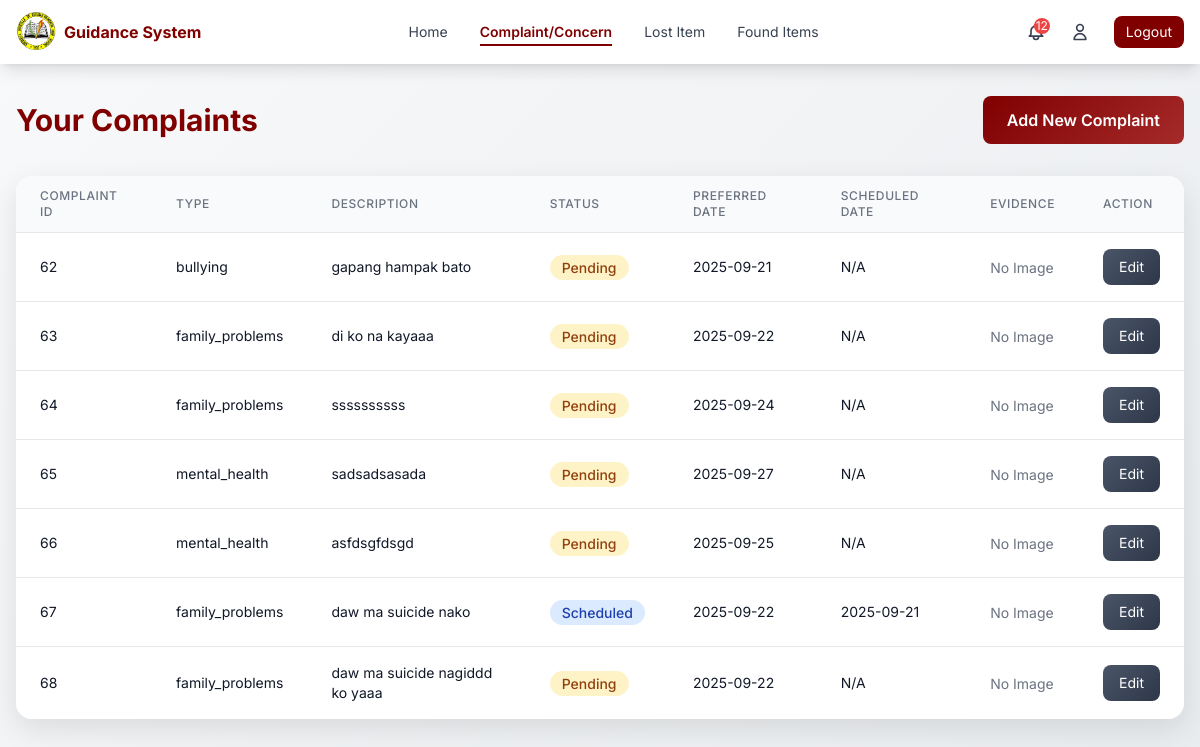
The app's page /pages/complaint-concern.php (signed in) with its own data.
### tables this page shows
CREATE TABLE `complaints_concerns` (
  `id` int(11) NOT NULL,
  `student_id` int(45) DEFAULT NULL,
  `type` varchar(255) DEFAULT NULL,
  `severity` enum('low','medium','high','urgent') DEFAULT 'medium',
  `description` varchar(255) DEFAULT NULL,
  `evidence` mediumblob DEFAULT NULL,
  `mime_type` varchar(255) DEFAULT NULL,
  `preferred_counseling_date` varchar(255) DEFAULT NULL,
  `scheduled_date` varchar(255) DEFAULT NULL,
  `scheduled_time` varchar(255) DEFAULT NULL,
  `status` varchar(255) DEFAULT NULL,
  `date_created` varchar(255) DEFAULT NULL,
  `time_created` varchar(255) DEFAULT NULL,
  `updated_at` varchar(255) DEFAULT NULL
);

### pages/complaint-concern.php (the view, shortened to what this page needs)
<?php
require_once '../logic/db_connection.php';
$student_id = $_SESSION['student_id'];
$stmt = $pdo->prepare(SQL_LIST_COMPLAINTS_CONCERNS_BY_STUDENT);
$stmt->execute([$student_id]);
$complaints = $stmt->fetchAll(PDO::FETCH_ASSOC);
?>
<!DOCTYPE html>
<html lang="en">
<head>
    <script src="https://cdn.tailwindcss.com"></script>
</head>
<body class="min-h-screen">
    <?php include 'navigation.php'; ?>
    <main class="max-w-7xl mx-auto px-4 py-8">
        <div class="flex justify-between items-center mb-8">
            <h1 class="text-2xl md:text-3xl font-bold text-[#800000]">Your Complaints</h1>
            <a href="complaint-concern-form.php" class="btn-primary text-white px-6 py-3 rounded-lg font-semibold">
                Add New Complaint
            </a>
        </div>
        <div class="table-container">
            <div class="overflow-x-auto">
                <table class="min-w-full divide-y divide-gray-200">
                    <thead class="bg-gray-50">
                        <tr>
                            <th scope="col" class="px-6 py-3 text-left text-xs font-medium text-gray-500 uppercase tracking-wider">Complaint ID</th>
                            <th scope="col" class="px-6 py-3 text-left text-xs font-medium text-gray-500 uppercase tracking-wider">Type</th>
                            <th scope="col" class="px-6 py-3 text-left text-xs font-medium text-gray-500 uppercase tracking-wider">Description</th>
                            <th scope="col" class="px-6 py-3 text-left text-xs font-medium text-gray-500 uppercase tracking-wider">Status</th>
                            <th scope="col" class="px-6 py-3 text-left text-xs font-medium text-gray-500 uppercase tracking-wider">Preferred Date</th>
                            <th scope="col" class="px-6 py-3 text-left text-xs font-medium text-gray-500 uppercase tracking-wider">Scheduled Date</th>
                            <th scope="col" class="px-6 py-3 text-left text-xs font-medium text-gray-500 uppercase tracking-wider">Evidence</th>
                            <th scope="col" class="px-6 py-3 text-left text-xs font-medium text-gray-500 uppercase tracking-wider">Action</th>
                        </tr>
                    </thead>
                    <tbody class="bg-white divide-y divide-gray-200">
                        <?php if (!empty($complaints)): ?>
                            <?php foreach ($complaints as $complaint): ?>
                                <tr class="hover:bg-gray-50">
                                    <td class="px-6 py-4 whitespace-nowrap text-sm text-gray-900"><?php echo $complaint['id']; ?></td>
                                    <td class="px-6 py-4 whitespace-nowrap text-sm text-gray-900"><?php echo $complaint['type']; ?></td>
                                    <td class="px-6 py-4 text-sm text-gray-900"><?php echo $complaint['description']; ?></td>
                                    <td class="px-6 py-4 whitespace-nowrap">
                                        <span class="status-badge status-<?php echo strtolower($complaint['status']); ?>">
                                            <?php echo ucfirst($complaint['status']); ?>
                                        </span>
                                    </td>
                                    <td class="px-6 py-4 whitespace-nowrap text-sm text-gray-900">
                                        <?php echo $complaint['preferred_counseling_date']; ?>
                                    </td>
                                    <td class="px-6 py-4 whitespace-nowrap text-sm text-gray-900">
                                        <?php
                                        if ($complaint['status'] == 'pending') {
                                            echo 'N/A';
                                        } else if ($complaint['status'] == 'scheduled') {
                                            echo $complaint['scheduled_date'];
                                        } else if ($complaint['status'] == 'resolved') {
                                            echo $complaint['scheduled_date'] . " (Resolved)";
                                        }
                                        ?>
                                    </td>
                                    <td class="px-6 py-4 whitespace-nowrap">
                                        <?php if (!empty($complaint['evidence']) && !empty($complaint['mime_type'])): ?>
                                            <img
                                                 alt="Evidence"
                                                 class="w-16 h-16 object-cover rounded-lg shadow-sm" />
                                        <?php else: ?>
                                            <span class="text-sm text-gray-500">No Image</span>
                                        <?php endif; ?>
                                    </td>
                                    <td class="px-6 py-4 whitespace-nowrap text-sm">
                                        <form action="complaint-concern-form.php" method="POST" class="inline">
                                            <button type="submit" class="btn-secondary text-white px-4 py-2 rounded-lg text-sm">
                                                Edit
                                            </button>
                                        </form>
                                    </td>
                                </tr>
                            <?php endforeach; ?>
                        <?php endif; ?>
                    </tbody>
                </table>
            </div>
        </div>
    </main>
</body>
</html>

### pages/complaint-concern.php (style rules this page uses)
body { font-family: 'Inter', sans-serif; background: linear-gradient(135deg, #f8f9fa 0%, #e9ecef 100%); }
.table-container { background: linear-gradient(145deg, #ffffff 0%, #f8f9fa 100%); box-shadow: 0 10px 30px rgba(0, 0, 0, 0.1); border-radius: 1rem; overflow: hidden; }
.btn-primary { background: linear-gradient(135deg, #800000 0%, #a52a2a 100%); transition: all 0.3s ease; }
.btn-secondary { background: linear-gradient(135deg, #4a5568 0%, #2d3748 100%); transition: all 0.3s ease; }
.status-badge { padding: 0.25rem 0.75rem; border-radius: 9999px; font-size: 0.875rem; font-weight: 500; }
.status-pending { background-color: #fef3c7; color: #92400e; }
.status-scheduled { background-color: #dbeafe; color: #1e40af; }

### records on screen
complaints_concerns: id "62", type "bullying", description "gapang hampak bato", status "Pending", preferred_counseling_date "2025-09-21", shows "N/A", shows "No Image"
complaints_concerns: id "63", type "family_problems", description "di ko na kayaaa", status "Pending", preferred_counseling_date "2025-09-22", shows "N/A", shows "No Image"
complaints_concerns: id "64", type "family_problems", description "ssssssssss", status "Pending", preferred_counseling_date "2025-09-24", shows "N/A", shows "No Image"
complaints_concerns: id "65", type "mental_health", description "sadsadsasada", status "Pending", preferred_counseling_date "2025-09-27", shows "N/A", shows "No Image"
complaints_concerns: id "66", type "mental_health", description "asfdsgfdsgd", status "Pending", preferred_counseling_date "2025-09-25", shows "N/A", shows "No Image"
complaints_concerns: id "67", type "family_problems", description "daw ma suicide nako", status "Scheduled", preferred_counseling_date "2025-09-22", scheduled_date "2025-09-21", shows "No Image"
complaints_concerns: id "68", type "family_problems", description "daw ma suicide nagiddd ko yaaa", status "Pending", preferred_counseling_date "2025-09-22", shows "N/A", shows "No Image"

### other values on screen
$unread_count "12"
